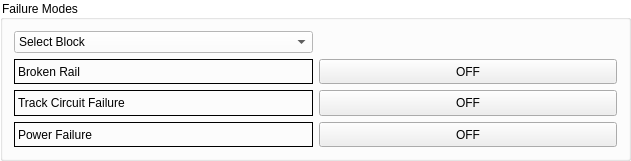
   <widget class="QGroupBox" name="groupBox">
    <property name="geometry">
     <rect>
      <x>10</x>
      <y>870</y>
      <width>631</width>
      <height>161</height>
     </rect>
    </property>
    <property name="styleSheet">
     <string notr="true">QGroupBox {
    background-color: white;
}
</string>
    </property>
    <property name="title">
     <string>Failure Modes</string>
    </property>
    <layout class="QGridLayout" name="gridLayout">
     <item row="0" column="0">
      <widget class="QComboBox" name="block_in_2">
       <property name="styleSheet">
        <string notr="true">background-color: white;
</string>
       </property>
       <item>
        <property name="text">
         <string>Select Block</string>
        </property>
       </item>
       <item>
        <property name="text">
         <string>F16</string>
        </property>
       </item>
       <item>
        <property name="text">
         <string>A1</string>
        </property>
       </item>
       <item>
        <property name="text">
         <string>A2</string>
        </property>
       </item>
       <item>
        <property name="text">
         <string>A3</string>
        </property>
       </item>
       <item>
        <property name="text">
         <string>A4</string>
        </property>
       </item>
       <item>
        <property name="text">
         <string>A5</string>
        </property>
       </item>
       <item>
        <property name="text">
         <string>B6</string>
        </property>
       </item>
       <item>
        <property name="text">
         <string>B7</string>
        </property>
       </item>
       <item>
        <property name="text">
         <string>B8</string>
        </property>
       </item>
       <item>
        <property name="text">
         <string>B9</string>
        </property>
       </item>
       <item>
        <property name="text">
         <string>B10</string>
        </property>
       </item>
       <item>
        <property name="text">
         <string>C11</string>
        </property>
       </item>
       <item>
        <property name="text">
         <string>C12</string>
        </property>
       </item>
       <item>
        <property name="text">
         <string>C13</string>
        </property>
       </item>
       <item>
        <property name="text">
         <string>C14</string>
        </property>
       </item>
       <item>
        <property name="text">
         <string>C15</string>
        </property>
       </item>
      </widget>
     </item>
     <item row="1" column="0">
      <widget class="QLabel" name="label_2">
       <property name="styleSheet">
        <string notr="true">background-color: rgb(white);</string>
       </property>
       <property name="frameShape">
        <enum>QFrame::Box</enum>
       </property>
       <property name="text">
        <string>Broken Rail</string>
       </property>
      </widget>
     </item>
     <item row="1" column="1">
      <widget class="QPushButton" name="offButton_1">
       <property name="sizePolicy">
        <sizepolicy hsizetype="Minimum" vsizetype="Minimum">
         <horstretch>0</horstretch>
         <verstretch>0</verstretch>
        </sizepolicy>
       </property>
       <property name="minimumSize">
        <size>
         <width>221</width>
         <height>23</height>
        </size>
       </property>
       <property name="styleSheet">
        <string notr="true">background-color: rgb(white);</string>
       </property>
       <property name="text">
        <string>OFF</string>
       </property>
      </widget>
     </item>
     <item row="2" column="0">
      <widget class="QLabel" name="label_3">
       <property name="sizePolicy">
        <sizepolicy hsizetype="Preferred" vsizetype="Preferred">
         <horstretch>0</horstretch>
         <verstretch>0</verstretch>
        </sizepolicy>
       </property>
       <property name="styleSheet">
        <string notr="true">background-color: rgb(white);</string>
       </property>
       <property name="frameShape">
        <enum>QFrame::Box</enum>
       </property>
       <property name="text">
        <string>Track Circuit Failure</string>
       </property>
      </widget>
     </item>
     <item row="2" column="1">
      <widget class="QPushButton" name="offButton_2">
       <property name="sizePolicy">
        <sizepolicy hsizetype="Minimum" vsizetype="Minimum">
         <horstretch>0</horstretch>
         <verstretch>0</verstretch>
        </sizepolicy>
       </property>
       <property name="minimumSize">
        <size>
         <width>221</width>
         <height>23</height>
        </size>
       </property>
       <property name="styleSheet">
        <string notr="true">background-color: rgb(white);</string>
       </property>
       <property name="text">
        <string>OFF</string>
       </property>
      </widget>
     </item>
     <item row="3" column="0">
      <widget class="QLabel" name="label_4">
       <property name="styleSheet">
        <string notr="true">background-color: rgb(white);</string>
       </property>
       <property name="frameShape">
        <enum>QFrame::Box</enum>
       </property>
       <property name="text">
        <string>Power Failure</string>
       </property>
      </widget>
     </item>
     <item row="3" column="1">
      <widget class="QPushButton" name="offButton_3">
       <property name="sizePolicy">
        <sizepolicy hsizetype="Minimum" vsizetype="Minimum">
         <horstretch>0</horstretch>
         <verstretch>0</verstretch>
        </sizepolicy>
       </property>
       <property name="minimumSize">
        <size>
         <width>221</width>
         <height>23</height>
        </size>
       </property>
       <property name="styleSheet">
        <string notr="true">background-color: rgb(white);</string>
       </property>
       <property name="text">
        <string>OFF</string>
       </property>
      </widget>
     </item>
    </layout>
   </widget>
